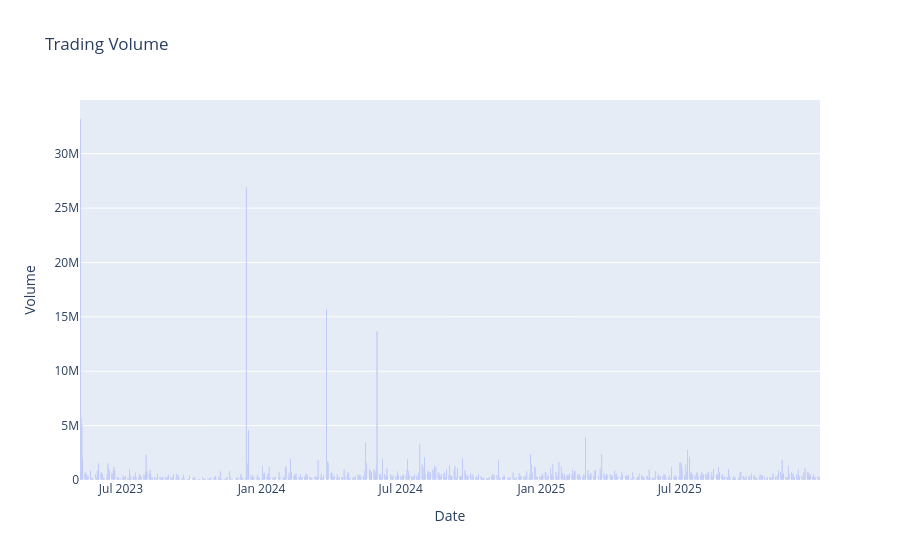

The notebook cell this image was saved under:
### Code cell
df.columns = df.columns.get_level_values(0)
fig = px.bar(
    df,
    x=df.index,
    y="Volume",
    title="Trading Volume"
)

fig.show()

### Figure 1 — Plotly figure (JSON) as saved in the notebook; plotly's stock layout.template omitted (floating-point values rounded to 4 significant figures; data arrays with more than 128 entries replaced by an {"elided": "..."} marker saying what was removed)
{"data": [{"hovertemplate": "Date=%{x}<br>Volume=%{y}<extra></extra>", "legendgroup": "", "marker": {"color": "#636efa", "pattern": {"shape": ""}}, "name": "", "orientation": "v", "showlegend": false, "textposition": "auto", "type": "bar", "x": {"elided": "656 str values"}, "xaxis": "x", "y": {"elided": "656 int values"}, "yaxis": "y"}], "layout": {"barmode": "relative", "legend": {"tracegroupgap": 0}, "title": {"text": "Trading Volume"}, "xaxis": {"anchor": "y", "domain": [0, 1], "title": {"text": "Date"}}, "yaxis": {"anchor": "x", "domain": [0, 1], "title": {"text": "Volume"}}}}
